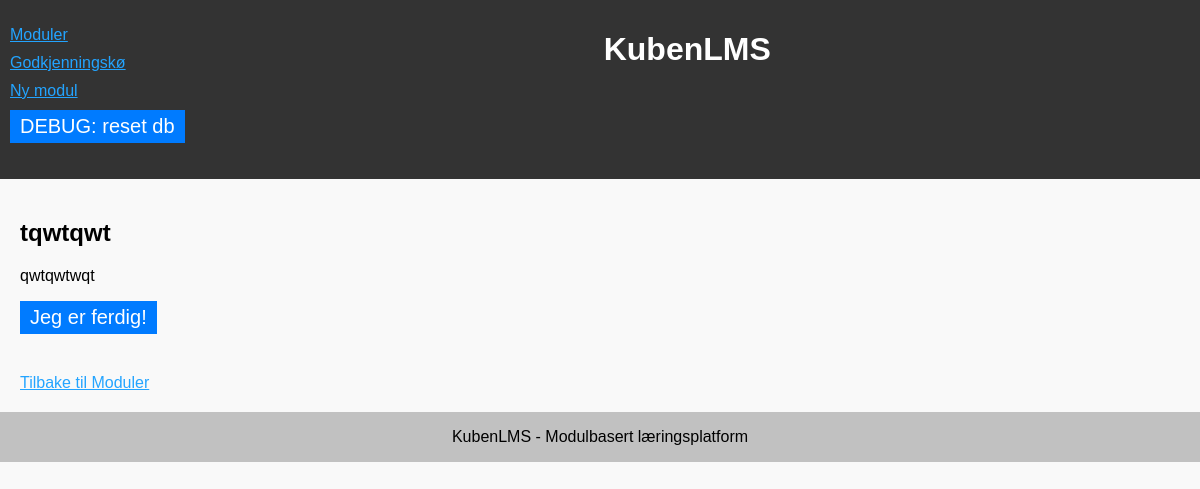
Page /module/1 on the earlier database version.
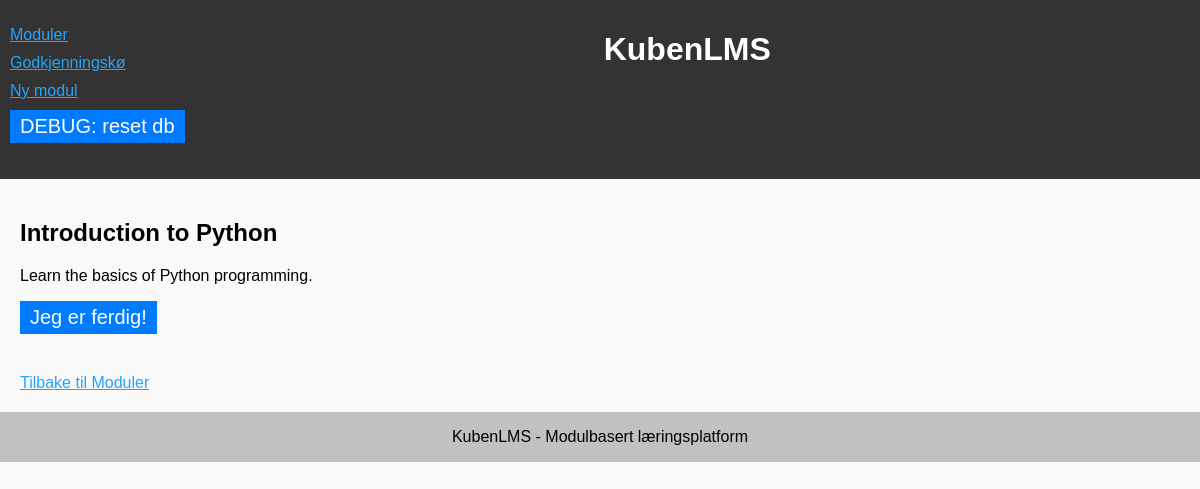
Same page on the later database version.
### tables this page shows
CREATE TABLE modules (
            id INTEGER PRIMARY KEY AUTOINCREMENT,
            title TEXT NOT NULL,
            description TEXT NOT NULL
        );

### app.py (the view)
@app.route('/module/<int:module_id>') # module page
def module(module_id):
    with sqlite3.connect('database.db') as conn:
        cursor = conn.cursor()
        module = cursor.execute('SELECT * FROM modules WHERE id = ?', (module_id,)).fetchone()
    return render_template('module.html', module=module)

### templates/module.html
{% extends 'layout.html' %}
{% block content %}
<h2>{{ module[1] }}</h2>
<p>{{ module[2] }}</p>
<form action="/submit/{{ module[0] }}" method="post">
    <button type="submit">Jeg er ferdig!</button>
</form>
<a href="/">Tilbake til Moduler</a>
{% endblock %}

Differences in the rows shown:
changed modules: title "tqwtqwt" → "Introduction to Python"; description "qwtqwtwqt" → "Learn the basics of Python programming."
